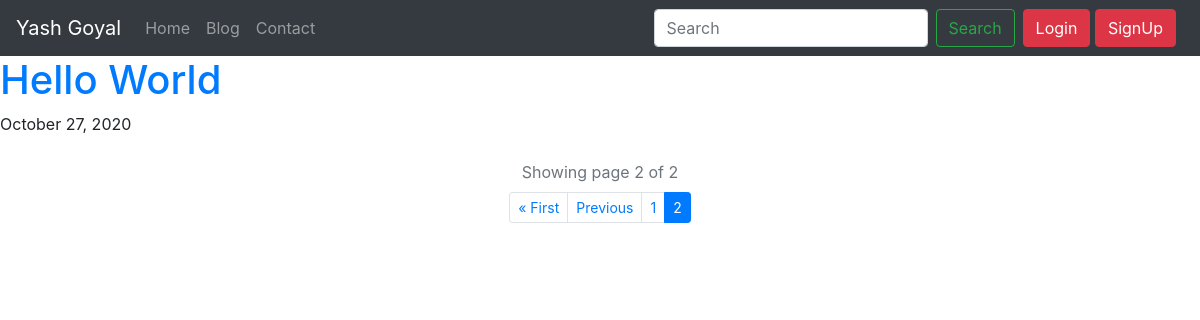
The page /blog/?page=2 on the database as committed earlier.
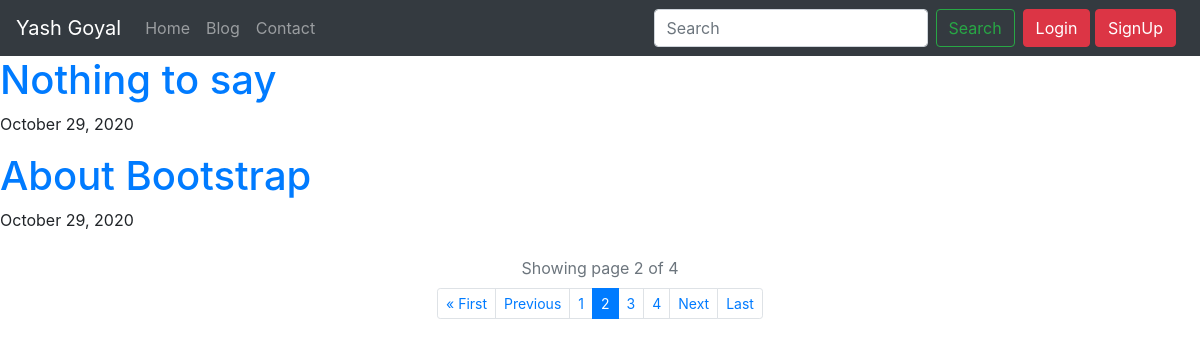
The same page on the database as committed later.
### main/models.py (models this page shows)
class Post(models.Model):
    title = models.CharField(max_length=300)
    content = RichTextField()
    posted_date = models.DateTimeField(auto_now_add=True)

### main/views.py (the view)
# urls.py: path('blog/', views.blog, name = "blog"),
def blog(request):
    posts = Post.objects.all().order_by('-posted_date')
    paginator = Paginator(posts, 2)
    page_number = request.GET.get('page')
    page_obj = paginator.get_page(page_number)
    context = {'page_obj': page_obj}
    return render(request, 'main/blog.html', context)

### main/templates/main/blog.html (shortened to what this page needs)
{% extends 'main/index.html' %}
{% block main-content %}
{% for post in page_obj %}
<h1><a href="{% url 'post' post.id %}">{{post.title}}</a></h1>
<p>{{post.posted_date|date:"F d, Y"}}</p>
{% endfor %}
<div class="row mt-4 mb-n2">
    <div class="col-12 text-center text-muted">
        <p><span>Showing page {{ page_obj.number }} of {{ page_obj.paginator.num_pages }}</span></p>
    </div>
</div>
<ul class="pagination pagination-sm justify-content-center">
    {% if page_obj.has_previous %}
        <li class="page-item"><a class="page-link" href="?page=1">&laquo; First</a></li>
        <li class="page-item"><a class="page-link" href="?page={{ page_obj.previous_page_number }}">Previous</a></li>
    {% endif %}
    {% for num in page_obj.paginator.page_range %}
        {% if page_obj.number == num %}
            <li class="page-item active"><a class="page-link" href="?page={{ num }}">{{ num }}</a></li>
        {% elif num > page_obj.number|add:'-3' and num < page_obj.number|add:'3' %}
            <li class="page-item"><a class="page-link" href="?page={{ num }}">{{ num }}</a></li>
        {% endif %}
    {% endfor %}
    {% if page_obj.has_next %}
        <li class="page-item"><a class="page-link" href="?page={{ page_obj.next_page_number }}">Next</a></li>
        <li class="page-item"><a class="page-link" href="?page={{ page_obj.paginator.num_pages }}">Last</a></li>
    {% endif %}
</ul>
{% endblock %}

Rows that differ between the two databases and show on the page:
no longer on this page (row unchanged): Post: title "Hello World", posted_date "October 27, 2020"
added Post: title "Nothing to say", posted_date "October 29, 2020"
added Post: title "About Bootstrap", posted_date "October 29, 2020"
Other text that changed with them:
{{ page_obj.paginator.num_pages }}: "2" → "4"
new list line: "3"
new list line: "4"
text now shown: "Next Last"
